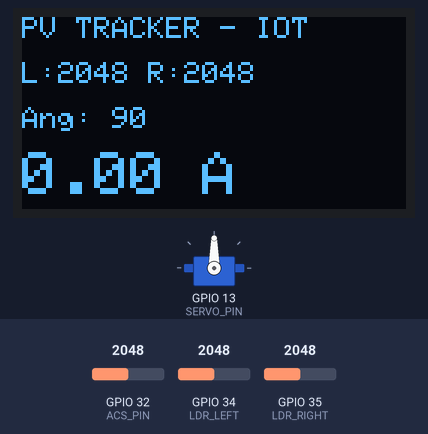
This sketch was run on a simulated ESP32. On the bench: servo, 128×64 one-colour display. The inputs (shaded band) are chosen by the test bench; at power-on: GPIO 34 (LDR_LEFT) = 2048, GPIO 35 (LDR_RIGHT) = 2048, GPIO 32 (ACS_PIN) = 2048. WiFi joins after 1.5 s; servers stay silent unless stated; what the sketch prints to the serial monitor is not drawn.

Above: at 9.3 s.
9.4 s: GPIO 34 (LDR_LEFT) set to 2158
At 9.8 s:
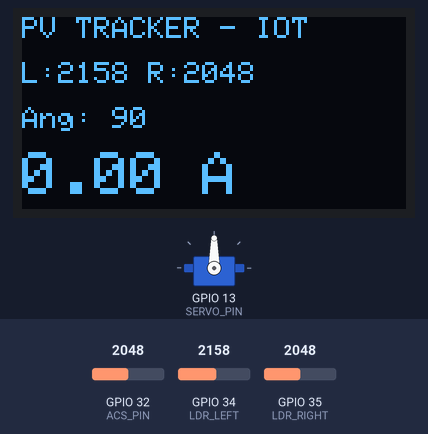
10.9 s: GPIO 34 (LDR_LEFT) set to 2232
At 11.65 s:
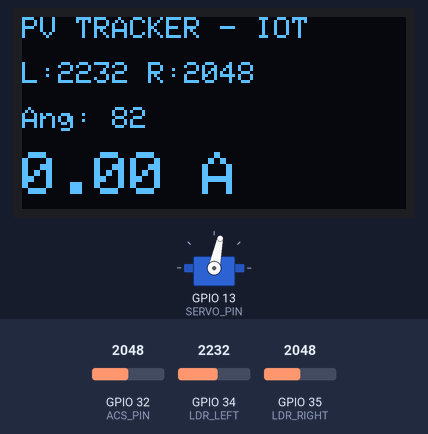
13.2 s: GPIO 35 (LDR_RIGHT) set to 2340
At 14.2 s:
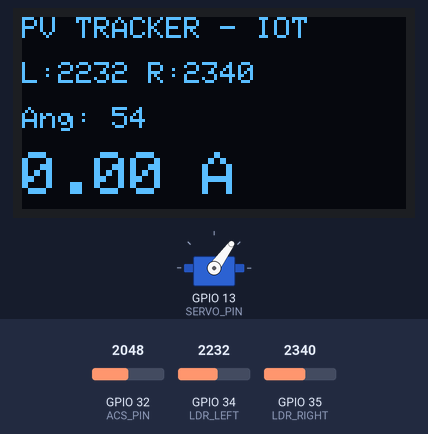
14.9 s: GPIO 35 (LDR_RIGHT) set to 2434
At 17.78 s:
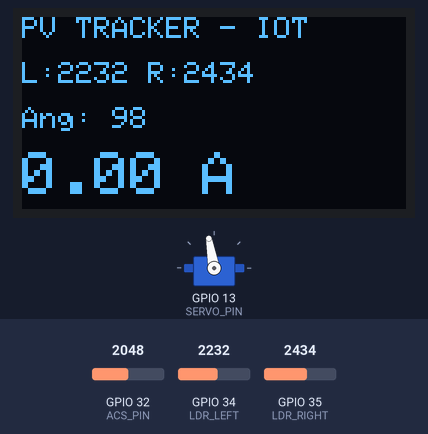
17.9 s: GPIO 32 (ACS_PIN) set to 2866
At 20.6 s:
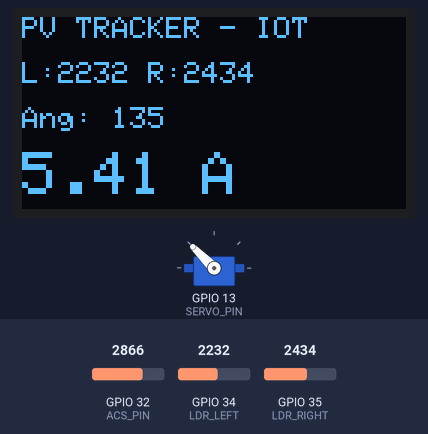
20.7 s: GPIO 32 (ACS_PIN) set to 3603
At 21.4 s:
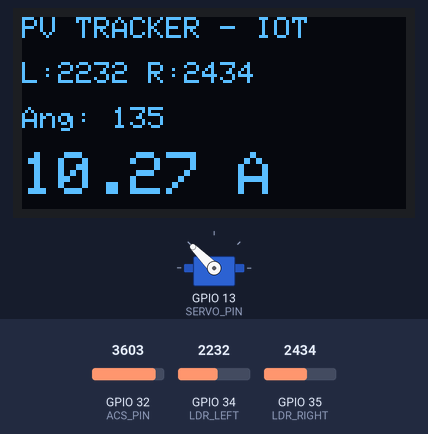
Timing chart, 0 to 23.4 s (numbered marks = the images above; inputs shaded):
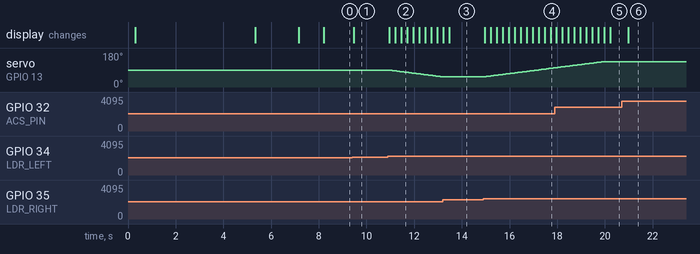

Measured:
- the behaviour switches between 2198 and 2199 on GPIO 34 (LDR_LEFT) (found by bisection; images 1 and 2)
- the behaviour switches between 2382 and 2383 on GPIO 35 (LDR_RIGHT) (found by bisection; images 3 and 4)
- after the input at 9.4 s, the display: changes after 0.06 s (image 1)
- after the input at 10.9 s, servo on GPIO 13 (SERVO_PIN): moves from 90° to 54° over 2.2 s, starting after 0.06 s; the display: first changes after 0.06 s (image 2 shows a later state)
- after the input at 13.2 s, servo on GPIO 13 (SERVO_PIN): stays 54° (without the input it goes to 53° after 0.02 s)
- after the input at 14.9 s, servo on GPIO 13 (SERVO_PIN): moves from 54° to 102° over 2.9 s, starting after 0.07 s; the display: first changes after 0.07 s (image 4 shows a later state)
- after the input at 20.7 s, the display: changes after 0.27 s (image 6)

The sketch:

tracker.ino
```cpp
// === BLYNK CREDENTIALS ===
#define BLYNK_TEMPLATE_ID "TMPL3NWLrIci8"
#define BLYNK_TEMPLATE_NAME "Solar Tracker"
#define BLYNK_AUTH_TOKEN "WI9QdiqYCdM3WaqHzPP7M8XgCLT4H0lM"

#define BLYNK_PRINT Serial

#include <WiFi.h>
#include <WiFiClient.h>
#include <BlynkSimpleEsp32.h>
#include <Wire.h>
#include <Adafruit_GFX.h>
#include <Adafruit_SH110X.h>
#include <ESP32Servo.h>

// === WiFi Credentials ===
char ssid[] = "YOUR_WIFI_NAME";
char pass[] = "YOUR_WIFI_PASSWORD";

// === Pin Definitions ===
#define LDR_LEFT 34
#define LDR_RIGHT 35
#define SERVO_PIN 13
#define ACS_PIN 32

// === Settings ===
#define SERVO_INTERVAL 60
#define DISPLAY_INTERVAL 250
#define CLOUD_INTERVAL 1000

// === OLED Setup ===
#define i2c_Address 0x3C
#define SCREEN_WIDTH 128
#define SCREEN_HEIGHT 64
#define OLED_RESET -1
Adafruit_SH1106G display = Adafruit_SH1106G(SCREEN_WIDTH, SCREEN_HEIGHT, &Wire, OLED_RESET);

Servo tracker;

// === Variables ===
int balanceOffset = 0;
int servoPos = 90;
int stepSize = 1;
int threshold = 150;

unsigned long lastServoTime = 0;
unsigned long lastDisplayTime = 0;
unsigned long lastCloudTime = 0;

int leftVal = 0;
int rightVal = 0;
int rawRight = 0;
float currentA = 0.0;

void setup() {
  Serial.begin(115200);

  // Init Servo
  tracker.attach(SERVO_PIN);
  tracker.write(servoPos);

  // Init OLED
  delay(250);
  if(!display.begin(i2c_Address, true)) {
    Serial.println(F("SH1106 allocation failed"));
    for(;;);
  }

  // --- LDR AUTO CALIBRATION PHASE ---
  display.clearDisplay();
  display.setTextColor(SH110X_WHITE);
  display.setTextSize(1);
  display.setCursor(0,0);
  display.println("CALIBRATING LDRs...");
  display.println("Shine equal light!");
  display.display();
  Serial.println("CALIBRATING LDRs... Please shine equal light on both LDRs for 3 seconds.");

  delay(3000);

  long totalLeft = 0;
  long totalRight = 0;
  int samples = 20;

  for(int i = 0; i < samples; i++) {
    totalLeft += analogRead(LDR_LEFT);
    totalRight += analogRead(LDR_RIGHT);
    delay(100);
  }

  int avgLeft = totalLeft / samples;
  int avgRight = totalRight / samples;
  balanceOffset = avgLeft - avgRight;

  Serial.print("LDR Calibration Complete! Offset: ");
  Serial.println(balanceOffset);

  display.clearDisplay();
  display.setCursor(0,0);
  display.println("Connecting to WiFi...");
  display.display();

  // Init Blynk & WiFi
  Blynk.begin(BLYNK_AUTH_TOKEN, ssid, pass);

  display.clearDisplay();
  display.setCursor(0,0);
  display.println("WiFi Connected!");
  display.display();
  delay(1000);
}

// --- REAL ACS712 SENSOR READING (3.3V POWER) ---
float readCurrent() {
  int samples = 150;
  float totalAcsValue = 0;

  // 1. Take rapid multiple readings to average out sensor noise
  for (int i = 0; i < samples; i++) {
    totalAcsValue += analogRead(ACS_PIN);
  }

  float avgAcsValue = totalAcsValue / (float)samples;

  // 2. Convert the 12-bit ADC reading (0-4095) to Voltage (0 - 3.3V)
  float measuredVoltage = (avgAcsValue / 4095.0) * 3.3;

  // 3. Convert Voltage to Current (3.3V Math)
  // When VCC is 3.3V, the ACS712 rests at exactly 1.65V
  float zeroPointVoltage = 1.65;

  // Sensitivity scales down when underpowered: 0.185 * (3.3 / 5.0) = 0.122
  float sensitivity = 0.122;

  float realCurrent = (measuredVoltage - zeroPointVoltage) / sensitivity;

  // 4. Deadband filter to remove ambient electromagnetic noise
  if (abs(realCurrent) < 0.10) {
    realCurrent = 0.0;
  }

  return realCurrent;
}

void loop() {
  Blynk.run();

  unsigned long currentMillis = millis();

  // --- Task 1: Read & Balance Sensors ---
  leftVal  = analogRead(LDR_LEFT);
  rawRight = analogRead(LDR_RIGHT);
  rightVal = rawRight + balanceOffset;

  // --- Task 2: Servo Logic (45 - 135 degrees) ---
  if (currentMillis - lastServoTime >= SERVO_INTERVAL) {
    lastServoTime = currentMillis;
    int diff = leftVal - rightVal;

    if (abs(diff) > threshold) {
      if (diff > 0) {
        if (servoPos > 45) servoPos -= stepSize;
      }
      else if (diff < 0) {
        if (servoPos < 135) servoPos += stepSize;
      }
      tracker.write(servoPos);
    }
  }

  // --- Task 3: Update OLED & Sensors ---
  if (currentMillis - lastDisplayTime >= DISPLAY_INTERVAL) {
    lastDisplayTime = currentMillis;
    currentA = readCurrent();

    display.clearDisplay();
    display.setCursor(0,0);
    display.print("PV TRACKER - IOT");
    display.setCursor(0, 15);
    display.print("L:"); display.print(leftVal);
    display.print(" R:"); display.print(rightVal);
    display.setCursor(0, 30);
    display.print("Ang: "); display.print(servoPos);
    display.setCursor(0, 45);
    display.setTextSize(2);
    display.print(currentA, 2); display.print(" A");
    display.setTextSize(1);
    display.display();
  }

  // --- Task 4: Send to Blynk Cloud & Serial ---
  if (currentMillis - lastCloudTime >= CLOUD_INTERVAL) {
    lastCloudTime = currentMillis;

    Blynk.virtualWrite(V0, servoPos);
    Blynk.virtualWrite(V1, currentA);
    Blynk.virtualWrite(V2, leftVal);
    Blynk.virtualWrite(V3, rightVal);

    Serial.print("Left LDR: "); Serial.print(leftVal);
    Serial.print(" | Balanced Right: "); Serial.print(rightVal);
    Serial.print(" | Servo Angle: "); Serial.print(servoPos);
    Serial.print(" | Current: "); Serial.print(currentA);
    Serial.println(" A");
  }
}
```
